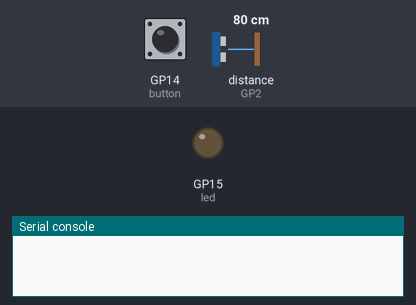
Recording of a program running on a simulated Raspberry Pi Pico running MicroPython. Shown: output pins drawn as LEDs (lit = HIGH), the last lines printed to the serial console. Dashed ring = blinking. Inputs (shaded band) come from the test bench; at power-on: GP14 (button) LOW, distance to the obstacle (sensor on GP2) 80 cm. The echo pulse lasts 58.3 µs per cm.

Above: at 1.2 s.
1.3 s: GP14 (button) pulled HIGH for 0.15 s
At 2.0 s:
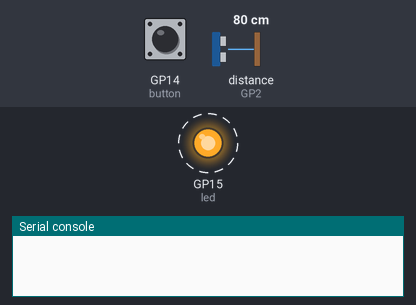
4.4 s: GP14 (button) pulled HIGH for 1 s
At 5.9 s:
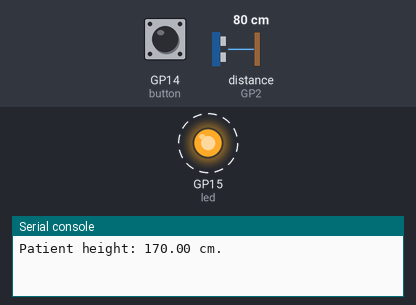
7.4 s: GP14 (button) pulled HIGH for 3.2 s
Timing chart, 0 to 14.8 s (numbered marks = the images above; inputs shaded):
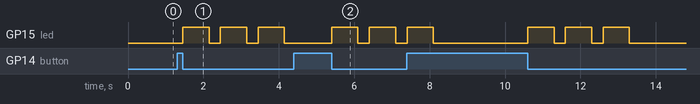

Measured:
- after the input at 1.3 s, GP15 (led): alternates HIGH for 0.70 s and LOW for 0.30 s, starting after 0.15 s
- after the input at 4.4 s, GP15 (led): alternates HIGH for 0.70 s and LOW for 0.30 s, starting after 1.0 s

The program:

lengthMeter_sensorHeightSetWMeasur.py
```python
from picozero import DistanceSensor
from time import sleep
from time import ticks_ms
from machine import Pin

button = Pin(14, Pin.IN, Pin.PULL_DOWN)
led = Pin(15, Pin.OUT)
ds = DistanceSensor(echo=2, trigger = 3, max_distance = 3)
time_start = 0
meter_height = 250

while True:
    if button.value() == 1:
        if time_start == 0:
            time_start = ticks_ms()
    else:
        if time_start != 0:
            start = time_start
            time_start = 0
            if (ticks_ms() - start) >= 3000:
                for i in range(3):
                    led.value(1)
                    sleep(0.3)
                    led.value(0)
                    sleep(0.7)

                measured = ds.distance
                if measured != None:
                    if measured < 3:
                        meter_height = measured * 100
                        print(f"Current meter height: {meter_height:.2f} cm.")
            else:
                for i in range(3):
                    led.value(1)
                    sleep(0.7)
                    led.value(0)
                    sleep(0.3)

                measured_sec = ds.distance
                if measured_sec != None:
                    meter_tohead = measured_sec * 100
                    ph_check = meter_height - meter_tohead
                    if ph_check > 35:
                        if ph_check < 280:
                            patient_height = ph_check
                            print(f"Patient height: {patient_height:.2f} cm.")
```
